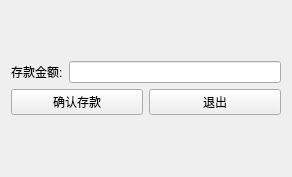
<?xml version="1.0" encoding="UTF-8"?>
<ui version="4.0">
 <class>depositwindow</class>
 <widget class="QWidget" name="depositwindow">
  <property name="geometry">
   <rect>
    <x>0</x>
    <y>0</y>
    <width>292</width>
    <height>177</height>
   </rect>
  </property>
  <property name="windowTitle">
   <string>depositwindow</string>
  </property>
  <layout class="QVBoxLayout" name="verticalLayout_2">
   <item>
    <layout class="QVBoxLayout" name="verticalLayout">
     <item>
      <layout class="QHBoxLayout" name="horizontalLayout">
       <item>
        <widget class="QLabel" name="label">
         <property name="text">
          <string>存款金额:</string>
         </property>
        </widget>
       </item>
       <item>
        <widget class="QLineEdit" name="depositCashEdit">
         <property name="text">
          <string/>
         </property>
        </widget>
       </item>
      </layout>
     </item>
     <item>
      <layout class="QHBoxLayout" name="horizontalLayout_2">
       <item>
        <widget class="QPushButton" name="depositButton">
         <property name="text">
          <string>确认存款</string>
         </property>
        </widget>
       </item>
       <item>
        <widget class="QPushButton" name="exitButton">
         <property name="text">
          <string>退出</string>
         </property>
        </widget>
       </item>
      </layout>
     </item>
    </layout>
   </item>
  </layout>
 </widget>
 <resources/>
 <connections/>
</ui>
